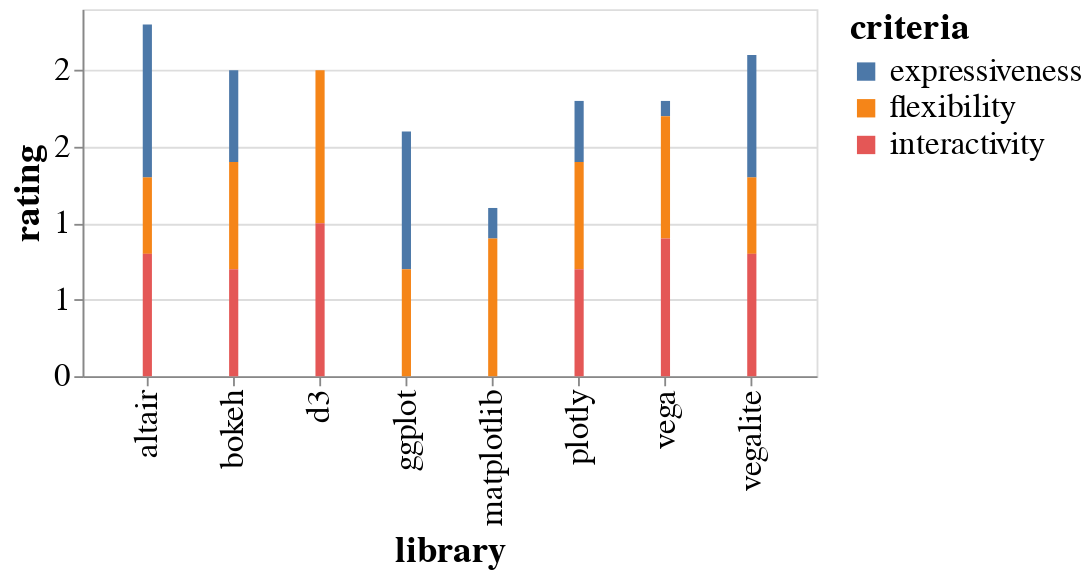

Notebook cell for this chart:
### Code cell
alt.Chart(df).mark_bar().encode(
    x='library',
    y='rating',
    color='criteria',
)

### Figure 1 — Vega-Lite specification as saved in the notebook (floating-point values rounded to 4 significant figures)
{"$schema": "https://vega.github.io/schema/vega-lite/v3.2.1.json", "config": {"axis": {"labelFontSize": 18, "titleFontSize": 20}, "legend": {"labelFontSize": 18, "symbolSize": 100, "titleFontSize": 20}, "numberFormat": ".0f", "scale": {"bandPaddingInner": 0.5, "bandPaddingOuter": 0.5}, "style": {"bar": {"size": 5}, "guide-label": {"fontSize": 20}, "guide-title": {"fontSize": 25}}, "title": {"fontSize": 20}}, "data": {"name": "data-7d704fc37b638f77ad93e7e91212fb76"}, "datasets": {"data-7d704fc37b638f77ad93e7e91212fb76": [{"criteria": "expressiveness", "library": "matplotlib", "rating": 0.2}, {"criteria": "expressiveness", "library": "plotly", "rating": 0.4}, {"criteria": "expressiveness", "library": "ggplot", "rating": 0.9}, {"criteria": "expressiveness", "library": "bokeh", "rating": 0.6}, {"criteria": "expressiveness", "library": "d3", "rating": 0}, {"criteria": "expressiveness", "library": "vega", "rating": 0.1}, {"criteria": "expressiveness", "library": "vegalite", "rating": 0.8}, {"criteria": "expressiveness", "library": "altair", "rating": 1}, {"criteria": "flexibility", "library": "matplotlib", "rating": 0.9}, {"criteria": "flexibility", "library": "plotly", "rating": 0.7}, {"criteria": "flexibility", "library": "ggplot", "rating": 0.7}, {"criteria": "flexibility", "library": "bokeh", "rating": 0.7}, {"criteria": "flexibility", "library": "d3", "rating": 1}, {"criteria": "flexibility", "library": "vega", "rating": 0.8}, {"criteria": "flexibility", "library": "vegalite", "rating": 0.5}, {"criteria": "flexibility", "library": "altair", "rating": 0.5}, {"criteria": "interactivity", "library": "matplotlib", "rating": 0}, {"criteria": "interactivity", "library": "plotly", "rating": 0.7}, {"criteria": "interactivity", "library": "ggplot", "rating": 0}, {"criteria": "interactivity", "library": "bokeh", "rating": 0.7}, {"criteria": "interactivity", "library": "d3", "rating": 1}, {"criteria": "interactivity", "library": "vega", "rating": 0.9}, {"criteria": "interactivity", "library": "vegalite", "rating": 0.8}, {"criteria": "interactivity", "library": "altair", "rating": 0.8}]}, "encoding": {"color": {"field": "criteria", "type": "nominal"}, "x": {"field": "library", "type": "nominal"}, "y": {"field": "rating", "type": "quantitative"}}, "height": 200, "mark": "bar", "width": 400}
